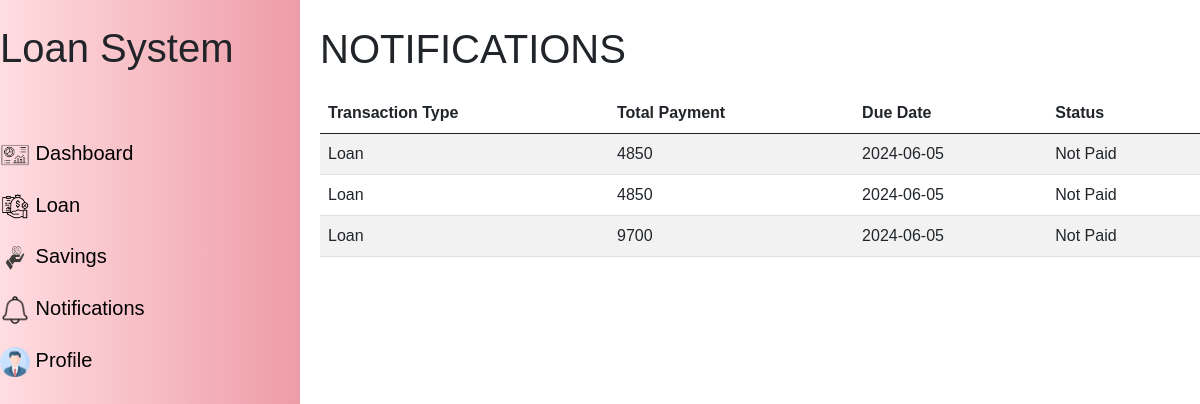
Screenshot of /view/users/notification.php (signed in) with the database file from the repository.
### tables this page shows
CREATE TABLE `transaction_table` (
  `t_id` int(11) NOT NULL,
  `t_type` varchar(110) NOT NULL,
  `loan_id` int(11) NOT NULL,
  `status` varchar(50) NOT NULL,
  `date` date NOT NULL
);

CREATE TABLE `loan_tbl` (
  `loan_id` int(100) NOT NULL,
  `loan_money` int(100) NOT NULL,
  `with_interest` float NOT NULL,
  `total_payment` int(100) NOT NULL,
  `loan_date` date NOT NULL,
  `deadline_days` varchar(100) NOT NULL,
  `deadline` varchar(100) NOT NULL,
  `user_id` int(100) NOT NULL,
  `status` varchar(100) NOT NULL
);

### controller/db_connector.php (called while the page is built, shortened)
<?php
class Database {
    public $host = HOST;
    public $user = USER;
    public $password = PASSWORD;
    public $database = DATABASE;
    public $link;
    public function dbConnect() {
        $this->link = mysqli_connect($this->host, $this->user, $this->password, $this->database);
    }
    public function retrieve($sql) {
        $result = mysqli_query($this->link, $sql) or die (mysqli_error($this->link) . __LINE__);
        if (mysqli_num_rows($result) > 0) {
            return $result;
        } else {
            return false;
        }
    }
}
?>

### model/user_model.php (called while the page is built, shortened)
<?php
    class Register{
        public $db;
        public function __construct(){
            $this->db = new Database();
        }
        public function getNotif(){
            $sql = "SELECT transaction_table.t_id as trans_id, transaction_table.t_type as type, transaction_table.status as status, loan_tbl.loan_money as money, loan_tbl.with_interest as interest, loan_tbl.deadline as deadline FROM transaction_table INNER JOIN loan_tbl ON transaction_table.loan_id = loan_tbl.loan_id INNER JOIN user_tbl ON loan_tbl.user_id = user_tbl.id ORDER BY transaction_table.t_id DESC";
            $result = $this->db->retrieve($sql);
            if ($result) {
                while ($row = mysqli_fetch_assoc($result)) {
                    $totalPayment = $row["money"] - $row["interest"];
                    $notifications[] = [
                        'trans_id' => $row["trans_id"],
                        'type' => $row["type"],
                        'status' => $row["status"],
                        'money' => $row["money"],
                        'total_payment' => $totalPayment,
                        'interest' => $row["interest"],
                        'deadline' => $row["deadline"]
                    ];
                }
            }else{
                $notifications = "No Loans Found";
            }
            return $notifications;
        }
    }
?>

### view/users/notification.php (the view, shortened to what this page needs)
<?php
    include_once "../template/sidebarUser.php";
    include_once "../../controller/db_connector.php";
    include_once "../../model/user_model.php";
    $getNotif = new Register();
?>
    </div>
            <div class = "loanContent">
                <div class = "titleLoan">
                    <h1>NOTIFICATIONS</h1>
                </div>
                <div class = "loanTableContainer">
                    <table class="table table-striped table-hover">
                        <thead>
                            <tr>
                                <th scope="col">Transaction Type</th>
                                <th scope="col">Total Payment</th>
                                <th scope="col">Due Date</th>
                                <th scope="col">Status</th>
                            </tr>
                        </thead>
                        <tbody>
                            <?php
                                $allNotif = $getNotif->getNotif();
                                $tableDisplay = [];
                                foreach ($allNotif as $notifs){
                                    $tableDisplay[] = "
                                        <tr>
                                            <td>{$notifs['type']}</td>
                                            <td>{$notifs['total_payment']}</td>
                                            <td>{$notifs['deadline']}</td>
                                            <td>{$notifs['status']}</td>
                                        </tr>";
                                }
                                $tableContent = implode("\n", $tableDisplay);
                            ?>
                             <?php echo $tableContent; ?>
                        </tbody>
                    </table>
                </div>
            </div>
        </div>
</body>
</html>

### model/mycssloan.css (style rules this page uses)
* { font-family: Verdana, Geneva, Tahoma, sans-serif; }
body { height: auto; margin-left: 1px; margin-top: 1px; margin-right: 1px; overflow-x: hidden; background: #ee9ca7; background: -webkit-linear-gradient( to right, #ffdde1, #ee9ca7 ); background: linear-gradient( to right, #ffdde1, #ee9ca7 ); }
.table { margin-top: 20px; }
.titleLoan { padding-top: 25px; }
.loanContent { width: 100%; height: 885px; overflow-y: auto; padding-left: 20px; background-color: #fff; }

### rows the page displays
transaction_table: t_type "Loan", status "Not Paid"
loan_tbl: deadline "2024-06-05"
transaction_table: t_type "Loan", status "Not Paid"
loan_tbl: deadline "2024-06-05"
transaction_table: t_type "Loan", status "Not Paid"
loan_tbl: deadline "2024-06-05"

### other values shown
$notifs['total_payment'] "4850 4850 9700"
